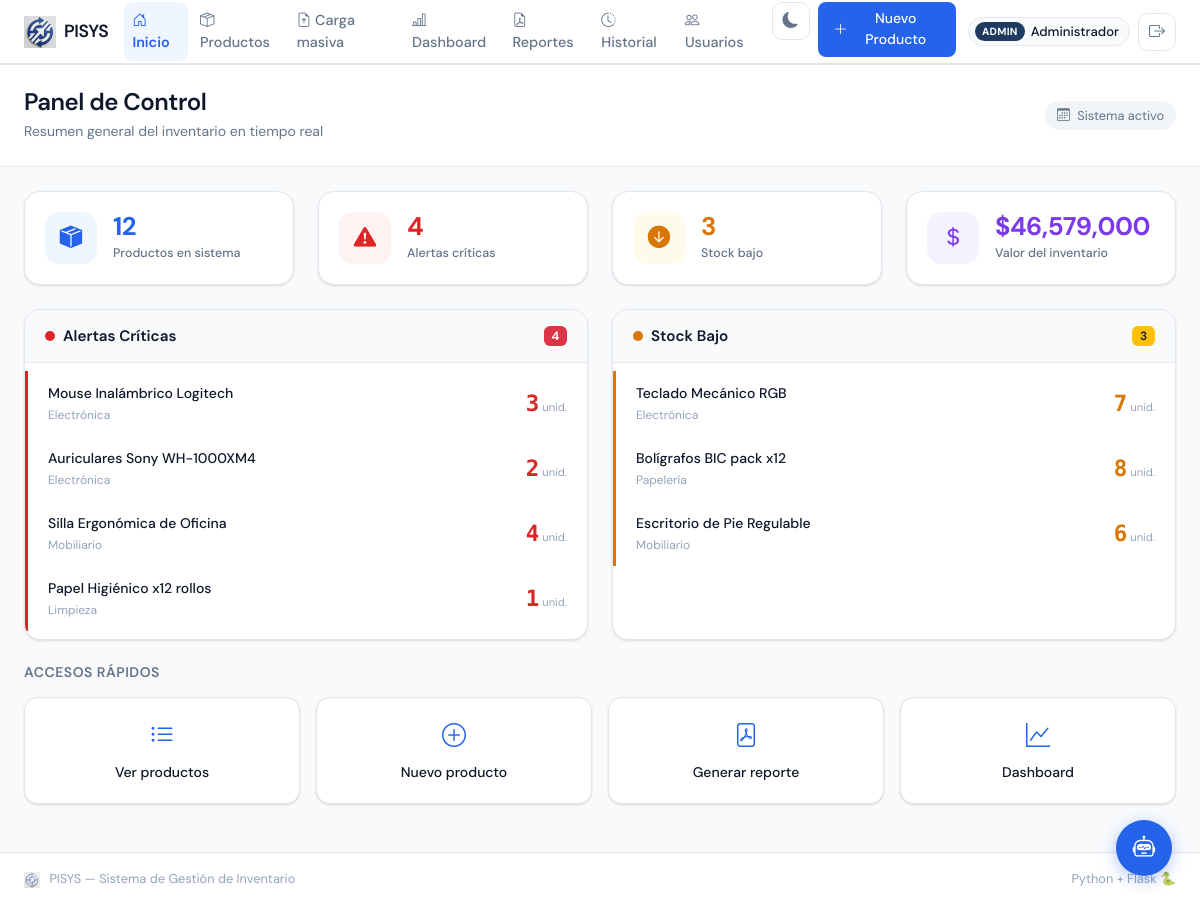
The page / (signed in) on the database as committed earlier.
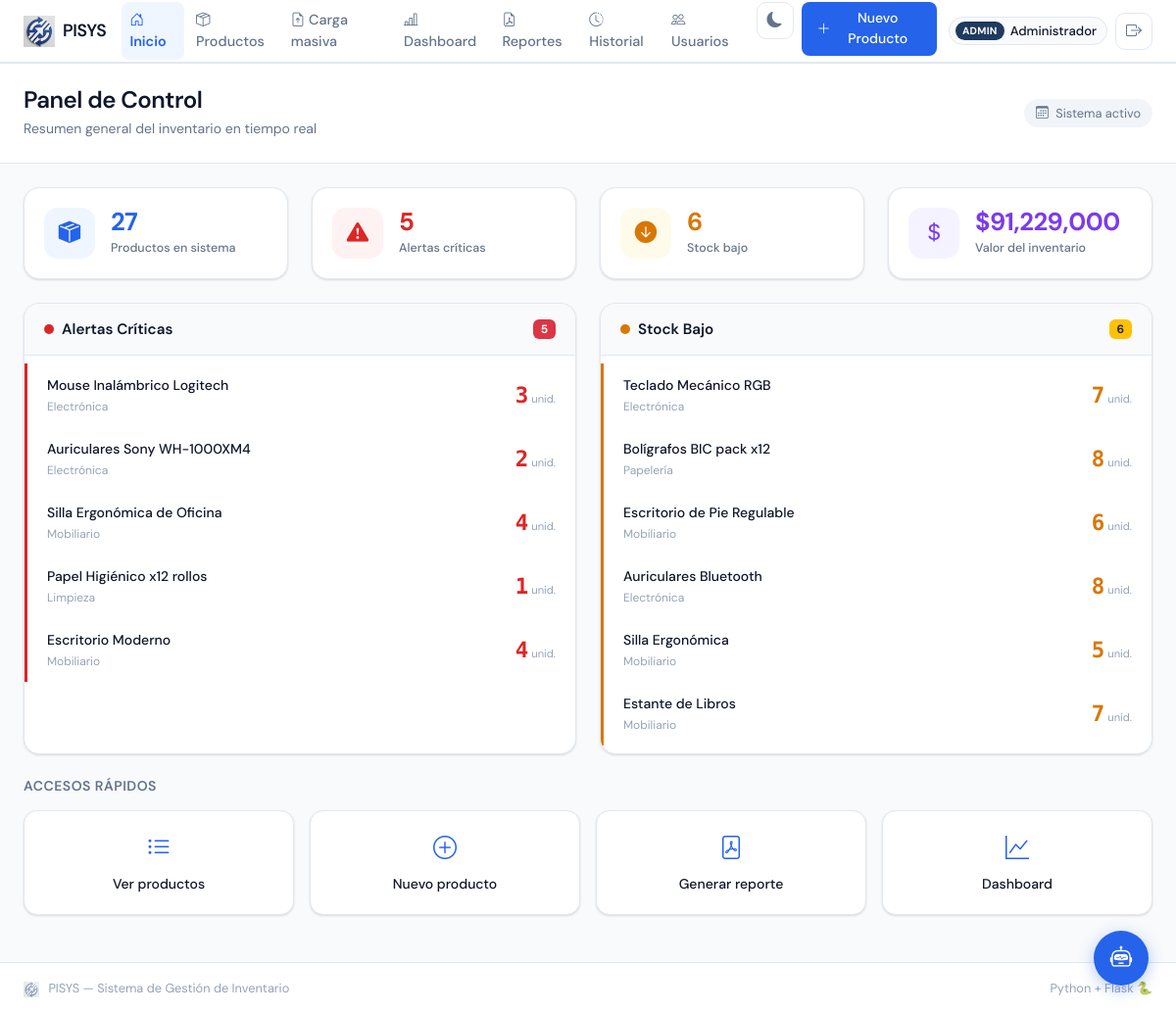
The same page on the database as committed later.
### app.py (models this page shows, shortened)
class Usuario(UserMixin, db.Model):
    __tablename__ = 'usuario'
    id             = db.Column(db.Integer, primary_key=True)
    nombre         = db.Column(db.String(80), nullable=False)
    email          = db.Column(db.String(120), unique=True, nullable=False)
    password_hash  = db.Column(db.String(256), nullable=False)
    rol            = db.Column(db.String(20), nullable=False, default='operador')
    activo         = db.Column(db.Boolean, default=True)
    fecha_creacion = db.Column(db.DateTime, default=datetime.utcnow)

class Producto(db.Model):
    __tablename__ = 'producto'
    id             = db.Column(db.Integer, primary_key=True)
    nombre         = db.Column(db.String(100), nullable=False)
    descripcion    = db.Column(db.Text, nullable=True)
    precio         = db.Column(db.Float, nullable=False, default=0.0)
    cantidad       = db.Column(db.Integer, nullable=False, default=0)
    categoria      = db.Column(db.String(50), nullable=True, default='General')
    fecha_creacion = db.Column(db.DateTime, default=datetime.utcnow)
    def estado_stock(self):
        if self.cantidad < 5:  return 'critico'
        if self.cantidad < 10: return 'bajo'
        return 'normal'
    def valor_total(self):
        return self.precio * self.cantidad

### app.py (the view)
@app.route('/')
@login_required
def inicio():
    productos = Producto.query.all()
    return render_template('inicio.html',
        total_productos        = Producto.query.count(),
        alertas_criticas       = [p for p in productos if p.estado_stock() == 'critico'],
        alertas_bajas          = [p for p in productos if p.estado_stock() == 'bajo'],
        valor_total_inventario = sum(p.valor_total() for p in productos)
    )

### app.py (called while the page is built)
@login_manager.user_loader
def cargar_usuario(user_id):
    return Usuario.query.get(int(user_id))

### templates/inicio.html (shortened to what this page needs)
{% extends "base.html" %}
{% block contenido %}
<div class="page-header">
    <div class="container-fluid px-4">
        <div class="row align-items-center">
            <div class="col">
                <h1 class="page-title">Panel de Control</h1>
                <p class="page-subtitle">
                    Resumen general del inventario en tiempo real
                </p>
            </div>
            <div class="col-auto">
                <span class="badge-fecha">
                    <i class="bi bi-calendar3 me-1"></i>
                    {{ moment if moment else "Sistema activo" }}
                </span>
            </div>
        </div>
    </div>
</div>
<div class="container-fluid px-4 mt-4">
    <div class="row g-4">
        <div class="col-12 col-sm-6 col-xl-3">
            <div class="kpi-card kpi-azul">
                <div class="kpi-icon">
                    <i class="bi bi-box-seam-fill"></i>
                </div>
                <div class="kpi-info">
                    <span class="kpi-valor">{{ total_productos }}</span>
                    <span class="kpi-label">Productos en sistema</span>
                </div>
            </div>
        </div>
        <div class="col-12 col-sm-6 col-xl-3">
            <div class="kpi-card {% if alertas_criticas %}kpi-rojo{% else %}kpi-verde{% endif %}">
                <div class="kpi-icon">
                    <i class="bi bi-exclamation-triangle-fill"></i>
                </div>
                <div class="kpi-info">
                    <span class="kpi-valor">{{ alertas_criticas | length }}</span>
                    <span class="kpi-label">Alertas críticas</span>
                </div>
            </div>
        </div>
        <div class="col-12 col-sm-6 col-xl-3">
            <div class="kpi-card {% if alertas_bajas %}kpi-amarillo{% else %}kpi-verde{% endif %}">
                <div class="kpi-icon">
                    <i class="bi bi-arrow-down-circle-fill"></i>
                </div>
                <div class="kpi-info">
                    <span class="kpi-valor">{{ alertas_bajas | length }}</span>
                    <span class="kpi-label">Stock bajo</span>
                </div>
            </div>
        </div>
        <div class="col-12 col-sm-6 col-xl-3">
            <div class="kpi-card kpi-morado">
                <div class="kpi-icon">
                    <i class="bi bi-currency-dollar"></i>
                </div>
                <div class="kpi-info">
                    <span class="kpi-valor">
                        ${{ "{:,.0f}".format(valor_total_inventario) }}
                    </span>
                    <span class="kpi-label">Valor del inventario</span>
                </div>
            </div>
        </div>
    </div>
</div>
<div class="container-fluid px-4 mt-4">
    <div class="row g-4">
         <div class="col-12 col-lg-6">
            <div class="card-seccion">
                <div class="card-seccion-header">
                    <div class="d-flex align-items-center gap-2">
                        <span class="indicador-rojo"></span>
                        <h5 class="mb-0">Alertas Críticas</h5>
                    </div>
                    <span class="badge bg-danger">{{ alertas_criticas | length }}</span>
                </div>
                <div class="card-seccion-body">
                    {% if alertas_criticas %}
                    {% for producto in alertas_criticas %}
                    <div class="alerta-item alerta-critica">
                        <div class="alerta-info">
                            <span class="alerta-nombre">{{ producto.nombre }}</span>
                            <span class="alerta-categoria">{{ producto.categoria }}</span>
                        </div>
                        <div class="alerta-stock">
                            <span class="stock-numero stock-critico">{{ producto.cantidad }}</span>
                            <span class="stock-label">unid.</span>
                        </div>
                    </div>
                    {% endfor %}
                    {% else %}
                    <div class="alerta-vacia">
                        <i class="bi bi-check-circle-fill text-success fs-4"></i>
                        <p class="mb-0">¡Todo en orden! Sin alertas críticas.</p>
                    </div>
                    {% endif %}
                </div>
            </div>
    </div>
    <div class="col-12 col-lg-6">
        <div class="card-seccion">
            <div class="card-seccion-header">
                <div class="d-flex align-items-center gap-2">
                    <span class="indicador-amarillo"></span>
                    <h5 class="mb-0">Stock Bajo</h5>
                </div>
                <span class="badge bg-warning text-dark">{{ alertas_bajas | length }}</span>
            </div>
            <div class="card-seccion-body">
                {% if alertas_bajas %}
                {% for producto in alertas_bajas %}
                <div class="alerta-item alerta-baja">
                    <div class="alerta-info">
                        <span class="alerta-nombre">{{ producto.nombre }}</span>
                        <span class="alerta-categoria">{{ producto.categoria }}</span>
                    </div>
                    <div class="alerta-stock">
                        <span class="stock-numero stock-bajo">{{ producto.cantidad }}</span>
                        <span class="stock-label">unid.</span>
                    </div>
                </div>
                {% endfor %}
                {% else %}
                <div class="alerta-vacia">
                    <i class="bi bi-check-circle-fill text-success fs-4"></i>
                    <p class="mb-0">¡Stock saludable! Sin productos en nivel bajo.</p>
                </div>
                {% endif %}
            </div>
        </div>
    </div>
</div>
</div>
<div class="container-fluid px-4 mt-4 mb-5">
    <h5 class="seccion-titulo mb-3">Accesos Rápidos</h5>
    <div class="row g-3">
        <div class="col-6 col-md-3">
            <a href="{{ url_for('lista_productos') }}" class="acceso-rapido">
                <i class="bi bi-list-ul"></i>
                <span>Ver productos</span>
            </a>
        </div>
        <div class="col-6 col-md-3">
            <a href="{{ url_for('nuevo_producto') }}" class="acceso-rapido">
                <i class="bi bi-plus-circle"></i>
                <span>Nuevo producto</span>
            </a>
        </div>
        <div class="col-6 col-md-3">
            <a href="{{ url_for('reportes') }}" class="acceso-rapido">
                <i class="bi bi-file-pdf"></i>
                <span>Generar reporte</span>
            </a>
        </div>
        <div class="col-6 col-md-3">
            <a href="{{ url_for('dashboard') }}" class="acceso-rapido">
                <i class="bi bi-graph-up"></i>
                <span>Dashboard</span>
            </a>
        </div>
    </div>
</div>
{% endblock %}

### templates/base.html (shortened to what this page needs)
<!DOCTYPE html>
<html lang="es">
<head>
    <link href="https://cdn.jsdelivr.net/npm/bootstrap@5.3.3/dist/css/bootstrap.min.css" rel="stylesheet">
    <link href="https://cdn.jsdelivr.net/npm/bootstrap-icons@1.11.3/font/bootstrap-icons.min.css" rel="stylesheet">
    <link href="{{ url_for('static', filename='css/estilos.css') }}" rel="stylesheet">
</head>
<body>
<nav class="navbar navbar-expand-lg sticky-top" id="navbar-principal">
    <div class="container-fluid px-4">
        <a class="navbar-brand d-flex align-items-center gap-2" href="{{ url_for('inicio') }}">
            <img src="{{ url_for('static', filename='images/logo.png') }}"
                 alt="PISYS" class="brand-logo">
            <span class="brand-text">PISYS</span>
        </a>
        <div class="collapse navbar-collapse" id="navbarMenu">
            <ul class="navbar-nav ms-auto gap-1">
                <li class="nav-item">
                    <a class="nav-link {% if request.endpoint == 'inicio' %}active{% endif %}"
                       href="{{ url_for('inicio') }}">
                        <i class="bi bi-house-door me-1"></i>Inicio
                    </a>
                </li>
                <li class="nav-item">
                    <a class="nav-link {% if request.endpoint == 'lista_productos' %}active{% endif %}"
                       href="{{ url_for('lista_productos') }}">
                        <i class="bi bi-box-seam me-1"></i>Productos
                    </a>
                </li>
                {% if current_user.is_authenticated and current_user.rol in ['admin', 'operador'] %}
                <li class="nav-item">
                    <a class="nav-link {% if request.endpoint == 'carga_masiva' %}active{% endif %}"
                       href="{{ url_for('carga_masiva') }}">
                        <i class="bi bi-file-earmark-arrow-up me-1"></i>Carga masiva
                    </a>
                </li>
                {% endif %}
                {% if current_user.is_authenticated and current_user.rol in ['admin', 'auditor', 'operador'] %}
                <li class="nav-item">
                    <a class="nav-link {% if request.endpoint == 'dashboard' %}active{% endif %}"
                       href="{{ url_for('dashboard') }}">
                        <i class="bi bi-bar-chart-line me-1"></i>Dashboard
                    </a>
                </li>
                {% endif %}
                {% if current_user.is_authenticated and current_user.rol in ['admin', 'auditor'] %}
                <li class="nav-item">
                    <a class="nav-link {% if request.endpoint == 'reportes' %}active{% endif %}"
                       href="{{ url_for('reportes') }}">
                        <i class="bi bi-file-earmark-pdf me-1"></i>Reportes
                    </a>
                </li>
                {% endif %}
                {% if current_user.is_authenticated and current_user.rol in ['admin', 'auditor'] %}
                <li class="nav-item">
                    <a class="nav-link {% if request.endpoint == 'historial' %}active{% endif %}"
                       href="{{ url_for('historial') }}">
                        <i class="bi bi-clock-history me-1"></i>Historial
                    </a>
                </li>
                {% endif %}
                {% if current_user.is_authenticated and current_user.rol in ['admin', 'auditor'] %}
                <li class="nav-item">
                    <a class="nav-link {% if request.endpoint == 'lista_usuarios' %}active{% endif %}"
                       href="{{ url_for('lista_usuarios') }}">
                        <i class="bi bi-people me-1"></i>Usuarios
                    </a>
                </li>
                {% endif %}
                <li class="nav-item ms-2">
                    <button class="btn-tema" id="btn-tema" title="Cambiar tema"
                            onclick="toggleTema()">
                        <i class="bi bi-moon-fill" id="icono-tema"></i>
                    </button>
                </li>
                {% if current_user.is_authenticated and current_user.rol in ['admin', 'operador'] %}
                <li class="nav-item ms-1">
                    <a class="btn btn-agregar" href="{{ url_for('nuevo_producto') }}">
                        <i class="bi bi-plus-lg me-1"></i>Nuevo Producto
                    </a>
                </li>
                {% endif %}
                {% if current_user.is_authenticated %}
                <li class="nav-item ms-2 d-flex align-items-center gap-2">
                    <div class="usuario-pill">
                        <span class="usuario-rol-badge rol-{{ current_user.rol }}">
                            {{ current_user.rol }}
                        </span>
                        <span class="usuario-nombre">{{ current_user.nombre.split()[0] }}</span>
                    </div>
                    <a href="{{ url_for('logout') }}" class="btn-tema" title="Cerrar sesión">
                        <i class="bi bi-box-arrow-right"></i>
                    </a>
                </li>
                {% endif %}
            </ul>
        </div>
    </div>
</nav>
<main class="main-content">
    {% block contenido %}{% endblock %}
</main>
<footer class="footer mt-auto">
    <div class="container-fluid px-4">
        <div class="d-flex justify-content-between align-items-center">
            <span class="footer-text">
                <img src="{{ url_for('static', filename='images/logo.png') }}"
                     alt="PISYS" style="height:16px; opacity:0.5; margin-right:6px;">
                PISYS — Sistema de Gestión de Inventario
            </span>
            <span class="footer-text">Python + Flask 🐍</span>
        </div>
    </div>
</footer>
{% if current_user.is_authenticated %}
<button id="bot-btn" onclick="toggleBot()" title="Asistente predictivo PISYS">
    <i class="bi bi-robot"></i>
</button>
{% endif %}
</body>
</html>

### templates/base.html (style rules this page uses)
#bot-btn { position: fixed; bottom: 28px; right: 28px; z-index: 1000; width: 56px; height: 56px; border-radius: 50%; background: var(--color-primario); color: #fff; border: none; box-shadow: 0 4px 16px rgba(37,99,235,.35); font-size: 1.4rem; cursor: pointer; display: flex; align-items: center; justify-content: center; transition: transform .2s, box-shadow .2s; }

Rows that differ between the two databases and show on the page:
added Producto: nombre "Escritorio Moderno", categoria "Mobiliario", cantidad "4", shown under "Alertas Críticas"
added Producto: nombre "Auriculares Bluetooth", categoria "Electrónica", cantidad "8", shown under "Stock Bajo"
added Producto: nombre "Silla Ergonómica", categoria "Mobiliario", cantidad "5", shown under "Stock Bajo"
added Producto: nombre "Estante de Libros", categoria "Mobiliario", cantidad "7", shown under "Stock Bajo"
Other text that changed with them:
{{ total_productos }}: "12" → "27"
{{ alertas_criticas | length }}: "4" → "5"
{{ alertas_bajas | length }}: "3" → "6"
{{ "{:,.0f}".format(valor_total_inventario) }}: "46,579,000" → "91,229,000"
